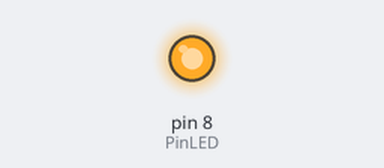
The sketch below on a simulated Arduino Uno, built with avr-gcc and run on an emulated ATmega328P. Parts: output pins drawn as LEDs (lit = HIGH).

Above: at 2.5 s.
At 27.5 s:
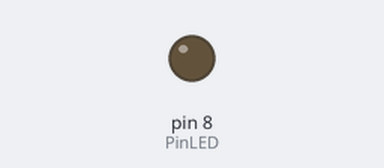
Timing chart, 0 to 28.6 s (numbered marks = the images above):
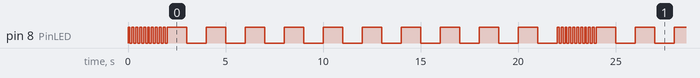

Measured:
- by itself, pin 8 (PinLED): moves between LOW and HIGH, repeating every 22.0 s
- by itself, everything shown: repeats every 22.0 s, in 40 steps

The sketch:

animasi_led_3.ino
```cpp
const int PinLED = 8;

int timeDelay = 1000;

void setup() {
  pinMode(PinLED, OUTPUT);
}

void loop() {
  while(timeDelay > 0) {
    digitalWrite(PinLED, HIGH);
    delay(100);
    digitalWrite(PinLED, LOW);
    delay(100);

    timeDelay = timeDelay - 100;
  }
  while(timeDelay < 1000) {
    digitalWrite(PinLED, HIGH);
    delay(1000);
    digitalWrite(PinLED, LOW);
    delay(1000);

    timeDelay = timeDelay + 100;
  }

}
```
